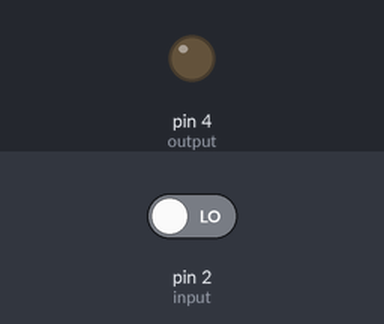
Simulated run of this sketch. Board: Arduino Uno, built with avr-gcc and run on an emulated ATmega328P. Shown: output pins drawn as LEDs (lit = HIGH). The inputs (shaded band) are chosen by the test bench; at power-on: pin 2 (input) LOW.

Above: at 1.2 s.
1.3 s: pin 2 (input) driven HIGH
At 3.0 s:
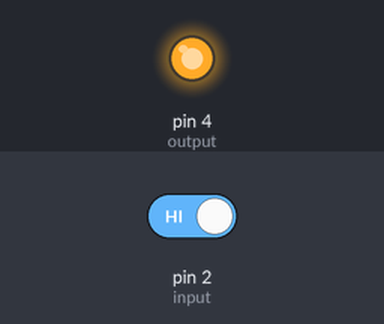
4.3 s: pin 2 (input) driven LOW
At 6.4 s:
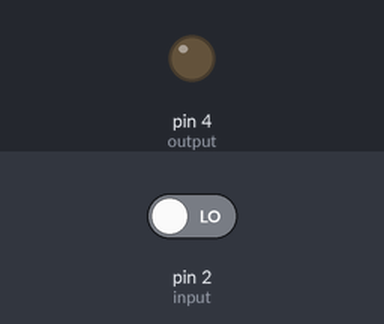
Timing chart, 0 to 7.9 s (numbered marks = the images above; inputs shaded):
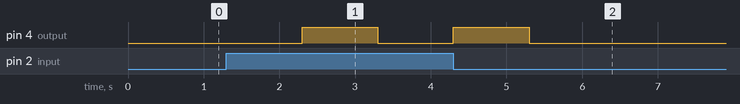

The sketch:

pulse_gen.ino
```cpp
#define input 2
#define output 4
#define delay_ms 1000

void setup() {
  pinMode(input,INPUT);
  pinMode(output,OUTPUT);
}

void loop() {
  if(digitalRead(input)){
    digitalWrite(output,LOW);
    delay(delay_ms);
    digitalWrite(output,HIGH);
    delay(delay_ms);
  }
  else{
    digitalWrite(output,LOW);
  }
}
```

Measured:
- after the input at 1.3 s, pin 4 (output): LOW → HIGH after 1.0 s, → LOW 1.0 s later
- after the input at 4.3 s, pin 4 (output): goes on until 5.3 s, then stays LOW
